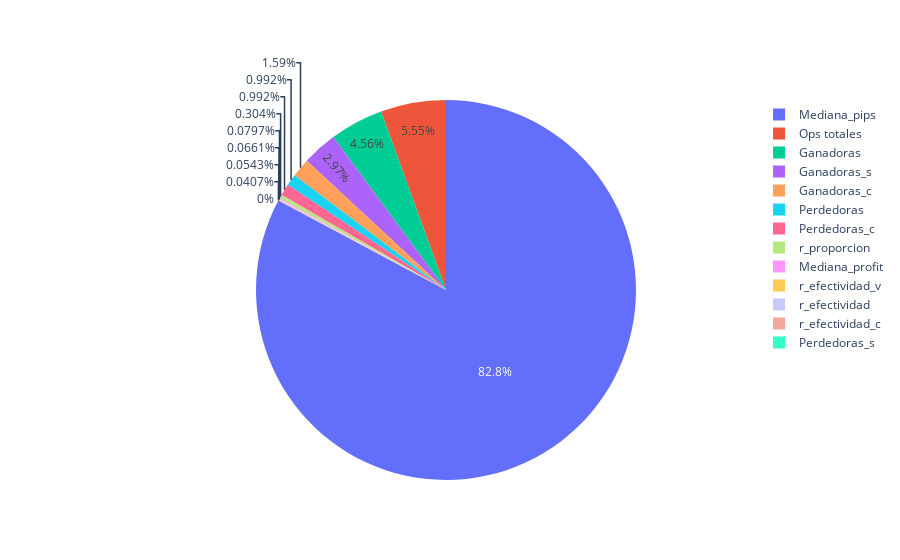

This figure's notebook cell:
### Code cell
#labels = [stats['df_1'].T.index]
#values = [stats['df_1'].T.values[:,0]]

labels2 =['Ops totales','Ganadoras','Ganadoras_c','Ganadoras_s','Perdedoras','Perdedoras_c','Perdedoras_s','Mediana_profit','Mediana_pips',
         'r_efectividad','r_proporcion','r_efectividad_c','r_efectividad_v']
values2=[84,69,24,45,15,15,0,1.205,1252.38,0.821429,4.6,0.615385,1]
fig = go.Figure(data=[go.Pie(labels=labels2, values=values2)])

fig.show()

### Figure 1 — Plotly figure (JSON) as saved in the notebook; plotly's stock layout.template omitted (floating-point values rounded to 4 significant figures)
{"data": [{"labels": ["Ops totales", "Ganadoras", "Ganadoras_c", "Ganadoras_s", "Perdedoras", "Perdedoras_c", "Perdedoras_s", "Mediana_profit", "Mediana_pips", "r_efectividad", "r_proporcion", "r_efectividad_c", "r_efectividad_v"], "type": "pie", "values": [84, 69, 24, 45, 15, 15, 0, 1.205, 1252.0, 0.8214, 4.6, 0.6154, 1]}], "layout": {}}
